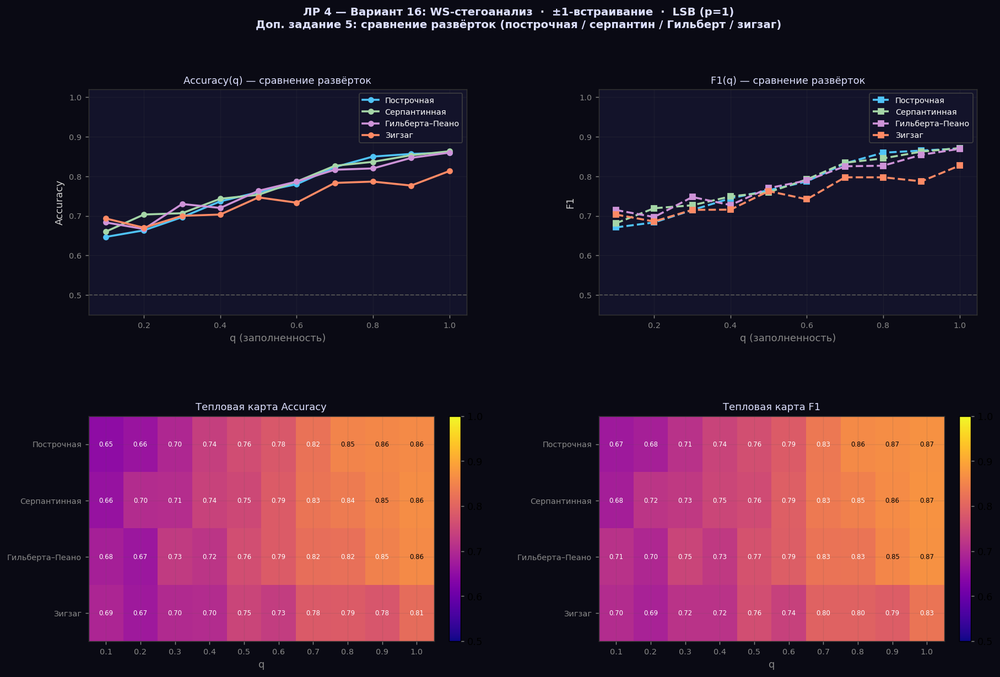
#> input picture lab4_output/lab4_results.png, 1000 x 677 px, shrunk from 1815 x 1228 before the run
$ python lab4_variant16.py lab4_output 3 out
#> lines starting #> are read from the running program, lines starting #| are printed output that depends on the picture
"""
Лабораторная работа 4 — НЗБ-стегоанализ изображений
Вариант 16:
  p  = 1           (LSB)
  Встраивание: ±1  (LSB matching, псевдослучайные позиции — чётный вариант)
  Метод стегоанализа: WS (Weighted Stego, структурный метод — доп. балл)
  Доп. задание 5: сравнение 4 развёрток (построчная, серпантинная,
                  Гильберта–Пеано, зигзаг)

Запуск:
    python lab4_variant16.py E:/BOWS2/cover/cover 10000 lab4_output

Зависимости:
    pip install numpy pillow scikit-learn scipy matplotlib tqdm joblib
"""

import os
import sys
import warnings

import numpy as np
from PIL import Image
from scipy.ndimage import uniform_filter, convolve
from sklearn.ensemble import RandomForestClassifier
from sklearn.metrics import accuracy_score, f1_score
from sklearn.model_selection import train_test_split
from joblib import Parallel, delayed
import matplotlib
matplotlib.use("Agg")
import matplotlib.pyplot as plt
import matplotlib.gridspec as gridspec
from tqdm import tqdm

warnings.filterwarnings("ignore")

# ════════════════════════════════════════════════════════════
#  КОНСТАНТЫ
# ════════════════════════════════════════════════════════════

SEED  = 42
QS    = [0.1, 0.2, 0.3, 0.4, 0.5, 0.6, 0.7, 0.8, 0.9, 1.0]
SCANS = ["row", "serpentine", "hilbert", "zigzag"]

np.random.seed(SEED)

# Предиктор WS: среднее 4 соседей (без центра)
_WS_KERNEL = np.array([[0, 1, 0],
                        [1, 0, 1],
                        [0, 1, 0]], dtype=np.float64) / 4.0


# ════════════════════════════════════════════════════════════
#  КЭШ РАЗВЁРТОК
#  Индексы строятся один раз на размер изображения и хранятся
#  как numpy-массивы — векторная индексация без Python-цикла.
# ════════════════════════════════════════════════════════════

_SCAN_CACHE: dict = {}


def _build_row(h, w):
    rows = np.repeat(np.arange(h, dtype=np.int32), w)
    cols = np.tile(np.arange(w, dtype=np.int32), h)
    return rows, cols


def _build_serpentine(h, w):
    rows_list, cols_list = [], []
    for i in range(h):
        r = np.full(w, i, dtype=np.int32)
        c = np.arange(w, dtype=np.int32)
        if i % 2 == 1:
            c = c[::-1]
        rows_list.append(r)
        cols_list.append(c)
    return np.concatenate(rows_list), np.concatenate(cols_list)


def _build_hilbert(h, w):
    """Кривая Гильберта–Пеано, полностью векторизованная."""
    n = 1
    while n < max(h, w):
        n <<= 1

    total = n * n
    x     = np.zeros(total, dtype=np.int64)
    y     = np.zeros(total, dtype=np.int64)
    tmp_d = np.arange(total, dtype=np.int64)
    s = 1
    while s < n:
        rx = ((tmp_d & 2) > 0).astype(np.int64)
        ry = ((tmp_d & 1) ^ rx).astype(np.int64)
        mask_swap     = ry == 0
        flip          = mask_swap & (rx == 1)
        x[flip]       = s - 1 - x[flip]
        y[flip]       = s - 1 - y[flip]
        x[mask_swap], y[mask_swap] = y[mask_swap].copy(), x[mask_swap].copy()
        x += s * rx
        y += s * ry
        tmp_d >>= 2
        s <<= 1

    valid = (x < h) & (y < w)
    return x[valid].astype(np.int32), y[valid].astype(np.int32)


def _build_zigzag(h, w):
    rows_list, cols_list = [], []
    for s in range(h + w - 1):
        i_min  = max(0, s - w + 1)
        i_max  = min(s + 1, h)
        diag_r = np.arange(i_min, i_max, dtype=np.int32)
        diag_c = (s - diag_r).astype(np.int32)
        if s % 2 == 0:
            diag_r = diag_r[::-1]
            diag_c = diag_c[::-1]
        rows_list.append(diag_r)
        cols_list.append(diag_c)
    return np.concatenate(rows_list), np.concatenate(cols_list)


_BUILDERS = {
    "row":        _build_row,
    "serpentine": _build_serpentine,
    "hilbert":    _build_hilbert,
    "zigzag":     _build_zigzag,
}


def get_scan_indices(h: int, w: int, scan_type: str):
    """
    Возвращает (rows, cols) — numpy int32-массивы порядка обхода.
    Результат кэшируется: для 10000 изображений одного размера
    строится ровно один раз.
    """
    key = (h, w, scan_type)
    if key not in _SCAN_CACHE:
        _SCAN_CACHE[key] = _BUILDERS[scan_type](h, w)
    return _SCAN_CACHE[key]


# ════════════════════════════════════════════════════════════
#  ±1-ВСТРАИВАНИЕ
# ════════════════════════════════════════════════════════════

# [23 lines left out: function embed_pm1, not called in this run]


# ════════════════════════════════════════════════════════════
#  WS-ПРИЗНАКИ  (вертикальная оптимизация)
#
#  Что ускорено по сравнению с наивной версией:
#  1. convolve2d → scipy.ndimage.convolve  (быстрее для малых ядер)
#  2. convolve2d для скользящего среднего → uniform_filter
#     (сепарабельный: O(N·M) вместо O(N·M²))
#  3. rows/cols берутся из кэша — не пересоздаются на каждом изображении
#  4. LSB-последовательность — векторная индексация img[rows, cols]
#  5. Длины серий — через np.diff, без Python-цикла
# ════════════════════════════════════════════════════════════

def ws_feature_vector(img: np.ndarray, scan_type: str) -> np.ndarray:
    """
    13-мерный вектор WS-признаков.

    A (2): взвешенная и невзвешенная WS-оценка
    B (7): статистики невязки (img - предиктор)
    C (4): переходы и серии LSB вдоль развёртки scan_type
    """
    img_f = img.astype(np.float64)
    h, w  = img_f.shape

    # ── Предиктор F: среднее 4 соседей ────────────────────
    F = convolve(img_f, _WS_KERNEL, mode="mirror")

    lsb      = img_f % 2
    delta_pm = 1.0 - 2.0 * lsb        # +1 если LSB=0, -1 если LSB=1
    diff     = img_f - F
    abs_diff = np.abs(diff)

    # ── Локальная дисперсия → веса ─────────────────────────
    # uniform_filter реализован как два 1D-прохода (сепарабельный),
    # что в 5-10x быстрее полной 2D-свёртки
    loc_mean = uniform_filter(img_f, size=3, mode="mirror")
    loc_var  = uniform_filter((img_f - loc_mean) ** 2, size=3, mode="mirror")
    weights  = 1.0 / (1.0 + loc_var + 1e-8)
    weights /= weights.sum()

    # ── A. WS-оценки ───────────────────────────────────────
    ws_w  = float(2.0 * np.sum(weights * diff * delta_pm))
    ws_uw = float(2.0 * np.mean(diff * delta_pm))

    # ── B. Статистики невязки ──────────────────────────────
    feat_B = [
        float(np.mean(abs_diff)),
        float(np.std(diff)),
        float(np.percentile(abs_diff, 25)),
        float(np.percentile(abs_diff, 75)),
        float(np.max(abs_diff)),
        float(np.sum(loc_var < 1.0)) / (h * w),
        float(np.mean(weights)),
    ]

    # ── C. Признаки по развёртке ───────────────────────────
    rows, cols = get_scan_indices(h, w, scan_type)  # из кэша
    lsb_seq    = img[rows, cols] % 2                # векторная индексация

    n_seq       = len(lsb_seq)
    transitions = float(np.sum(lsb_seq[:-1] != lsb_seq[1:]))
    trans_rate  = transitions / max(n_seq - 1, 1)

    # Длины серий через np.diff — O(N), без Python-цикла
    changes  = np.flatnonzero(np.diff(lsb_seq.astype(np.int8))) + 1
    run_ends = np.concatenate([[0], changes, [n_seq]])
    rl_arr   = np.diff(run_ends).astype(np.float64)

    feat_C = [
        trans_rate,
        float(rl_arr.mean()),
        float(rl_arr.std()),
        transitions / n_seq,
    ]

    return np.array([ws_w, ws_uw] + feat_B + feat_C, dtype=np.float64)


# ════════════════════════════════════════════════════════════
#  ОБРАБОТКА ОДНОГО ИЗОБРАЖЕНИЯ  (вызывается параллельно)
# ════════════════════════════════════════════════════════════

def process_image(img: np.ndarray, idx: int, half: int,
                  q: float, scan_type: str) -> tuple:
    """
    Встраивание (если stego) + вычисление признаков.
    Функция stateless и thread-safe:
      - embed_pm1 использует изолированный default_rng(seed=idx)
      - ws_feature_vector читает только кэш (без записи)
    """
    if idx < half:
        img   = embed_pm1(img, q, seed=idx)
        label = 1
    else:
        label = 0
    return ws_feature_vector(img, scan_type), label


# ════════════════════════════════════════════════════════════
#  ЭКСПЕРИМЕНТ: один прогон (q, scan_type)
# ════════════════════════════════════════════════════════════

def run_experiment(images: list, q: float, scan_type: str) -> dict:
    """
    Горизонтальная оптимизация: все изображения обрабатываются
    параллельно через joblib Threads.

    prefer="threads":
      numpy и scipy отпускают GIL во время вычислений,
      поэтому треды эффективнее процессов — нет накладных расходов
      на сериализацию и копирование данных между процессами.
    """
    half = len(images) // 2

    out = Parallel(n_jobs=-1, prefer="threads")(
        delayed(process_image)(img, idx, half, q, scan_type)
        for idx, img in enumerate(images)
    )

    X = np.vstack([f for f, _ in out])
    y = np.array([lb for _, lb in out])

    X_tr, X_te, y_tr, y_te = train_test_split(
        X, y, test_size=0.3, stratify=y, random_state=SEED
    )

    clf = RandomForestClassifier(
        n_estimators=200, max_depth=15,
        random_state=SEED, n_jobs=-1
    )
    clf.fit(X_tr, y_tr)
    y_pred = clf.predict(X_te)

    return {
        "acc": float(accuracy_score(y_te, y_pred)),
        "f1":  float(f1_score(y_te, y_pred, zero_division=0)),
    }


# ════════════════════════════════════════════════════════════
#  ЗАГРУЗКА ДАТАСЕТА
# ════════════════════════════════════════════════════════════

def load_dataset(dataset_path: str, K: int) -> list:
    exts  = {".pgm", ".tif", ".tiff", ".png", ".bmp"}
    files = sorted([
        f for f in os.listdir(dataset_path)
        if os.path.splitext(f)[1].lower() in exts
    ])[:K]

    if not files:
        raise FileNotFoundError(f"В папке '{dataset_path}' не найдено изображений.")

    images = []
    for fname in tqdm(files, desc="  Загрузка"):
        path = os.path.join(dataset_path, fname)
        img  = np.array(Image.open(path).convert("L"), dtype=np.uint8)
        images.append(img)

    print(f"  Загружено: {len(images)} изображений, размер: {images[0].shape}")
    return images


# ════════════════════════════════════════════════════════════
#  ГРАФИКИ
# ════════════════════════════════════════════════════════════

DARK_BG  = "#0a0a14"
PANEL_BG = "#13132a"
COLORS   = {
    "row":        "#4fc3f7",
    "serpentine": "#a5d6a7",
    "hilbert":    "#ce93d8",
    "zigzag":     "#ff8a65",
}
SCAN_LABELS = {
    "row":        "Построчная",
    "serpentine": "Серпантинная",
    "hilbert":    "Гильберта–Пеано",
    "zigzag":     "Зигзаг",
}


# [110 lines left out: functions _style, save_plots, print_table, not called in this run]


# ════════════════════════════════════════════════════════════
#  ТОЧКА ВХОДА
# ════════════════════════════════════════════════════════════

def main():
    if len(sys.argv) < 2:
        print("Использование: python lab4_variant16.py <датасет> [K] [output_dir]")
        print("Пример:  python lab4_variant16.py E:/BOWS2/cover/cover 10000 lab4_output")
        sys.exit(1)

    dataset_path = sys.argv[1]
    K            = int(sys.argv[2]) if len(sys.argv) > 2 else 10000
    output_dir   = sys.argv[3] if len(sys.argv) > 3 else "lab4_output"

    print("=" * 65)
    print("  ЛР 4 — Вариант 16: WS-стегоанализ (оптимизированная версия)")
    print(f"  Датасет  : {dataset_path}")
    print(f"  K        : {K}")
    print(f"  Развёртки: {', '.join(SCANS)}")
    print(f"  q        : {QS}")
    print("=" * 65)

    # ── Прогрев кэша развёрток ───────────────────────────
    # Строим индексы до старта параллельных потоков,
    # чтобы исключить гонку при первом обращении из разных тредов.
    print("\n[0] Прогрев кэша развёрток (256×256)...")
    for sc in SCANS:
        get_scan_indices(256, 256, sc)
        print(f"  {SCAN_LABELS[sc]:22s} — готово")

    # ── Загрузка ─────────────────────────────────────────
    print("\n[1] Загрузка изображений...")
    images = load_dataset(dataset_path, K)
#> in load_dataset, `img  = np.array(Image.open(path).convert("L"), dtype=np.uint8)`:
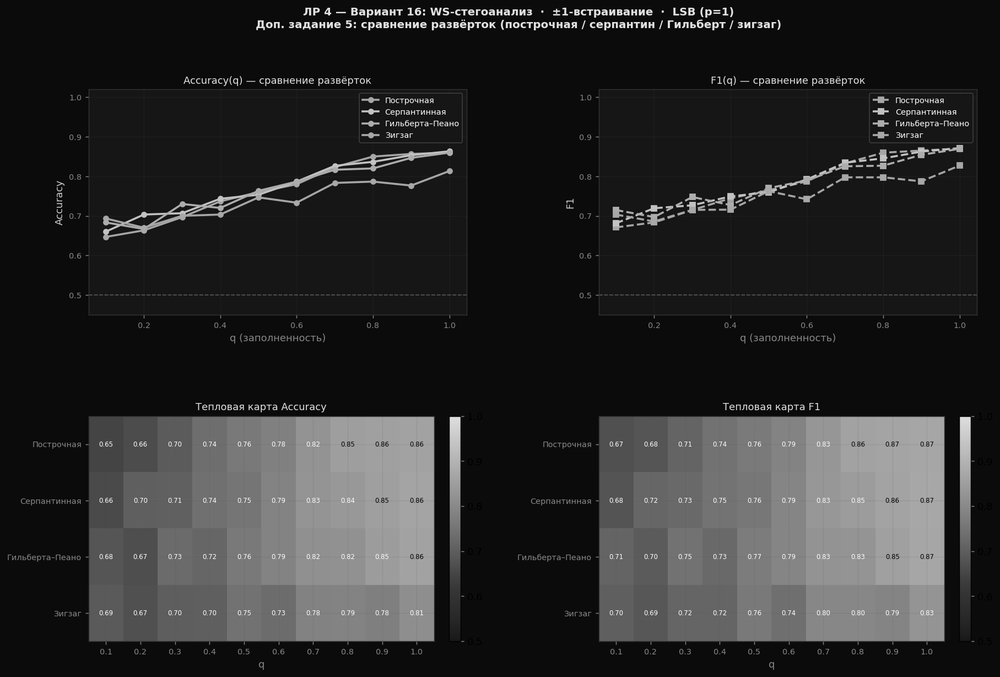
#> img: shape (677, 1000); min 0, max 255, mean 43.8
#|   Загружено: 1 изображений, размер: (677, 1000)
#> images = 1 item

    # Если размер изображений отличается от 256×256 — перестраиваем кэш
    h0, w0 = images[0].shape
#> h0 = 677; w0 = 1000
    if (h0, w0) != (256, 256):
        print(f"  Размер {h0}×{w0} — перестраиваем кэш...")
#> (printed output is left out)
        _SCAN_CACHE.clear()
        for sc in SCANS:
            get_scan_indices(h0, w0, sc)

    # ── Основной эксперимент ─────────────────────────────
    results = {sc: {} for sc in SCANS}

    for sc in SCANS:
        print(f"\n[2] Развёртка: {SCAN_LABELS[sc]}")
        for q in tqdm(QS, desc="  q-sweep"):
            metrics        = run_experiment(images, q, sc)
            results[sc][q] = metrics
            tqdm.write(
                f"    q={q:.1f}  Acc={metrics['acc']:.4f}  F1={metrics['f1']:.4f}"
            )
#> this loop made 1 pass
#> after the loop, results = 4 items

    print_table(results, QS)
    save_plots(results, QS, output_dir)
    print(f"\n✓ Готово. Результаты в: {output_dir}/")


if __name__ == "__main__":
#> (the run stopped early here; a loop or call above may not have finished)
